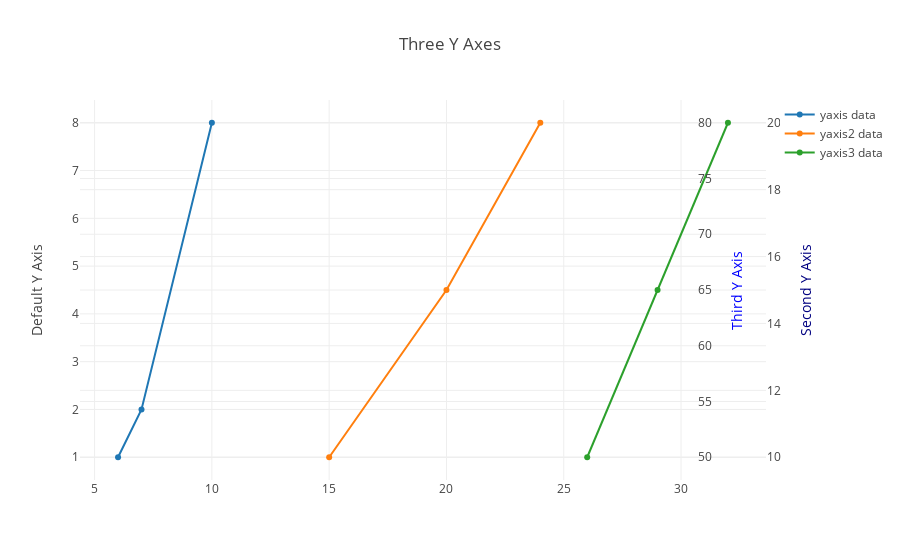

The notebook cell this image was saved under:
### Code cell
fig = go.Figure(data=data, 
                layout=layout)

offline.iplot(fig)

### Figure 1 — Plotly figure (JSON) as saved in the notebook; plotly's stock layout.template omitted (floating-point values rounded to 4 significant figures)
{"data": [{"name": "yaxis data", "type": "scatter", "uid": "1f29e814-c56a-11e8-af02-6030d4660e22", "x": [6, 7, 10], "y": [1, 2, 8]}, {"name": "yaxis2 data", "type": "scatter", "uid": "1f29eb70-c56a-11e8-9544-6030d4660e22", "x": [15, 20, 24], "y": [10, 15, 20], "yaxis": "y2"}, {"name": "yaxis3 data", "type": "scatter", "uid": "1f29fc28-c56a-11e8-8eaf-6030d4660e22", "x": [26, 29, 32], "y": [50, 65, 80], "yaxis": "y3"}], "layout": {"title": "Three Y Axes", "yaxis": {"title": "Default Y Axis"}, "yaxis2": {"overlaying": "y", "side": "right", "title": "Second Y Axis", "titlefont": {"color": "navy"}}, "yaxis3": {"anchor": "free", "overlaying": "y", "position": 0.9, "side": "right", "title": "Third Y Axis", "titlefont": {"color": "blue"}}}}
